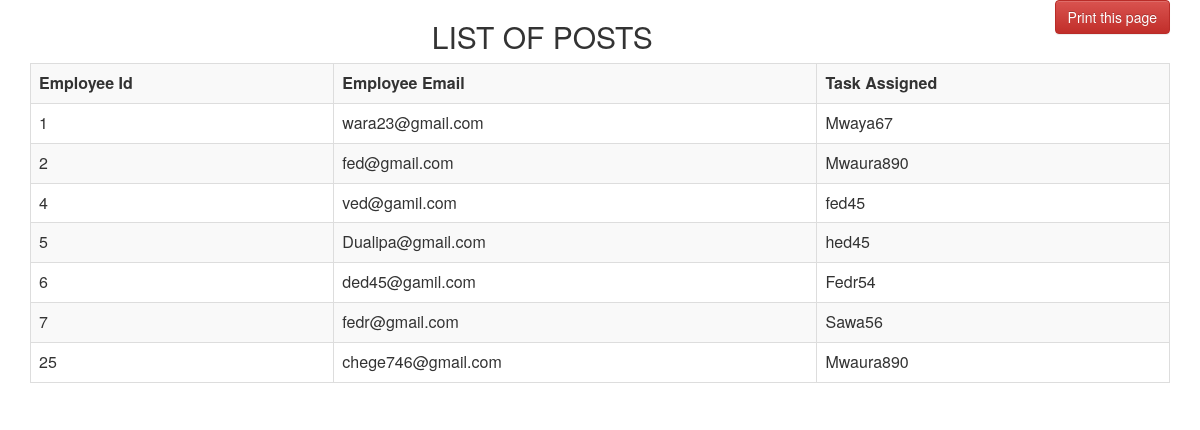
The app's page /Drip/data.php with its own data.
### tables this page shows
CREATE TABLE `tasks` (
  `id` int(5) NOT NULL,
  `duty` varchar(100) NOT NULL,
  `email` varchar(100) NOT NULL,
  `password` varchar(20) NOT NULL,
  `type` int(3) NOT NULL
);

### Drip/data.php (the view, shortened to what this page needs)
<?php
include ("connect.php");
?>
<?php
 $result = mysqli_query($conn, "SELECT * FROM tasks");
?>
<html lang="en">
<head>
  <link href="../css/bootstrap.min.css" rel="stylesheet">
  <link href="../css/bootstrap-theme.css" rel="stylesheet">
</head>
<div class = "container">
    <button class="btn  pull-right btn-danger hidden-print" onclick="myFunction()">Print this page</button>
  <table class = "table table-striped table-hover table-bordered " data-toggle="table">
      <h2 class="text text-center">LIST OF POSTS</h2>
      <tr>
        <th>Employee Id</th>
        <th>Employee Email</th>
      <th>Task Assigned</th>
      </tr>
      <?php
      while($res = mysqli_fetch_array($result)) {
        echo "<tr>";
        echo "<td>".$res['id']."</td>";
        echo "<td>".$res['email']."</td>";
		 echo "<td>".$res['password']."</td>";
      }
      ?>
    </table>

### records on screen
tasks: id "1", email "wara23@gmail.com", password "Mwaya67"
tasks: id "2", email "fed@gmail.com", password "Mwaura890"
tasks: id "4", email "ved@gamil.com", password "fed45"
tasks: id "5", email "Dualipa@gmail.com", password "hed45"
tasks: id "6", email "ded45@gamil.com", password "Fedr54"
tasks: id "7", email "fedr@gmail.com", password "Sawa56"
tasks: id "25", email "chege746@gmail.com", password "Mwaura890"
